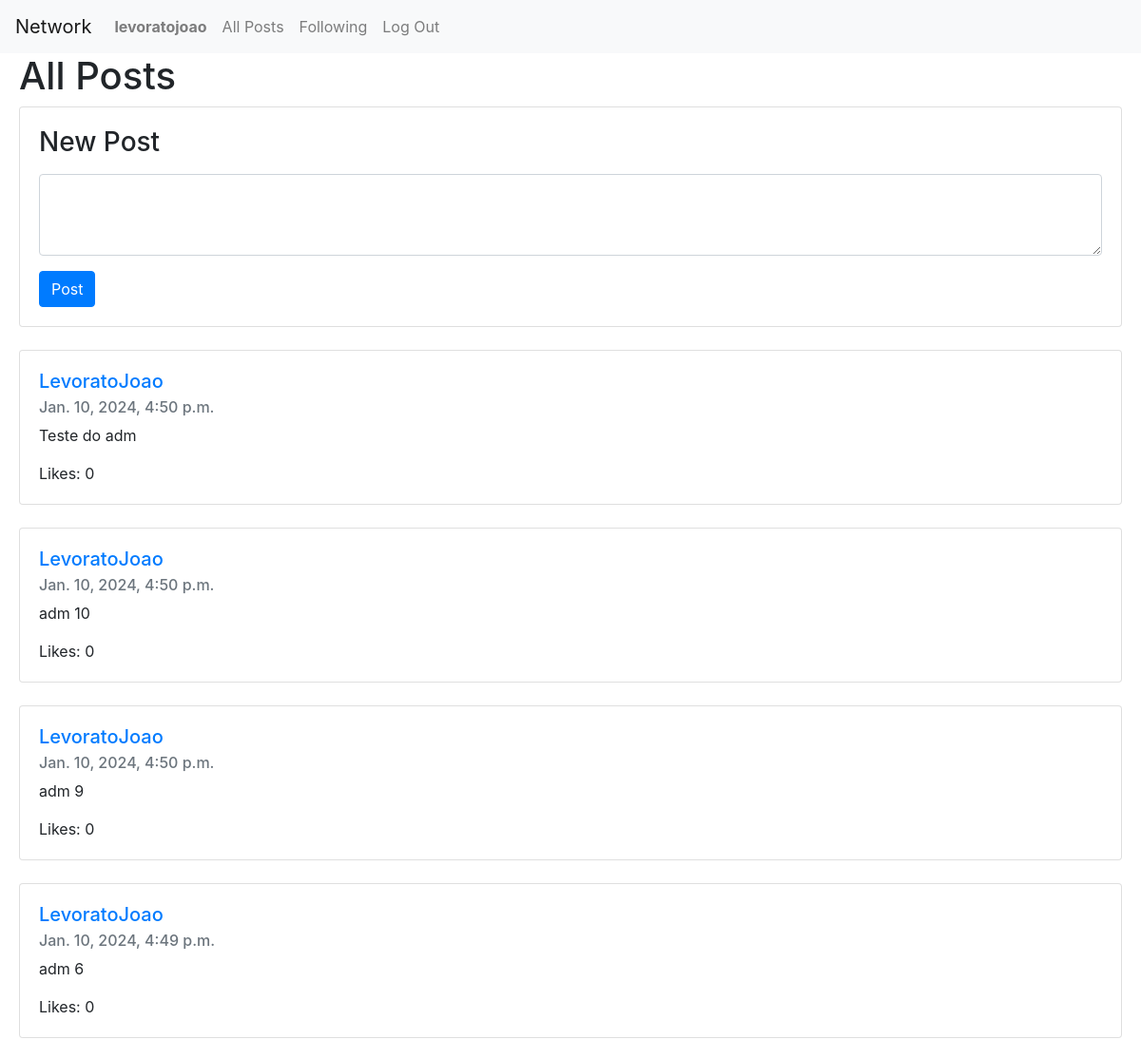
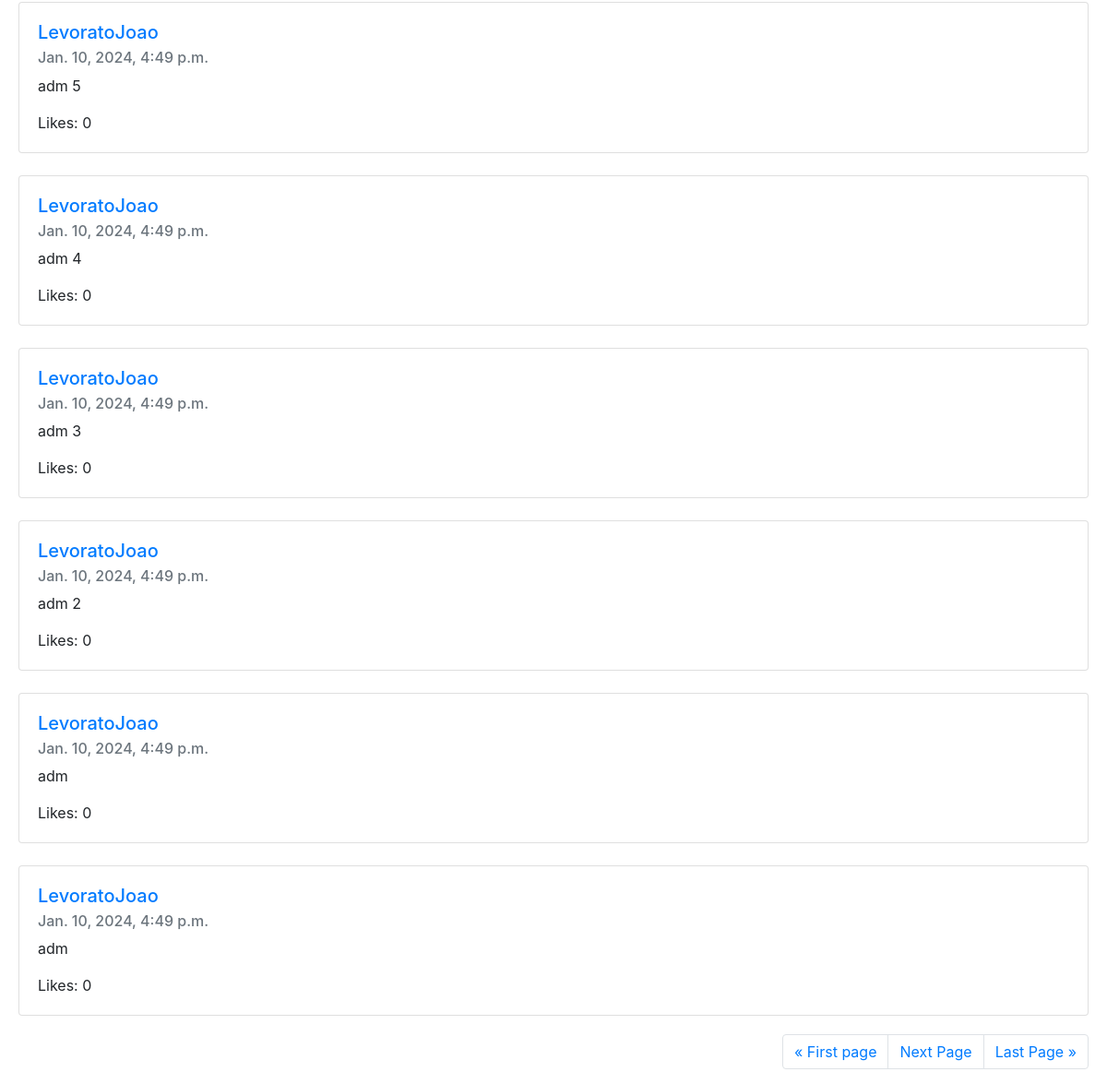
/ (signed in), run on the app's committed database (2 pictures, top to bottom).
### network/models.py (models this page shows, shortened)
class User(AbstractUser):
    pass

class Posts(models.Model):
    poster = models.ForeignKey(User, on_delete=models.CASCADE, blank=True, related_name="poster")
    content = models.TextField(max_length=500)
    creationDate = models.DateTimeField(auto_now_add=True, null=True, blank=True)
    likes = models.ManyToManyField(User, blank=True, null=True, related_name="likes")

### network/views.py (the view)
# urls.py: path("", views.index, name="index"),
def index(request):
    posts = Posts.objects.order_by("-creationDate").all()
    paginator = Paginator(posts, 10)
    page_number = request.GET.get("page", 1)
    page_obj = paginator.get_page(page_number)
    return render(request, "network/index.html", {
        "posts": page_obj
    })

### network/templates/network/index.html (shortened to what this page needs)
{% extends 'network/layout.html' %}
{% block body %}
    <h1 style="margin-left: 20px;">All Posts</h1>
    {% if user.is_authenticated %}
        <div class="posts" style="margin-left: 20px; margin-right: 20px;">
            <div class="card">
                <div class="card-body">
                    <form action="{% url 'create' %}" method="post">
                        <div class="form-group" id="createPost-form">
                            <h3><label for="new-post">New Post</label></h3>
                            <textarea class="form-control" id="new-post" name="content" rows="3"></textarea>
                        </div>
                        <input class="btn btn-primary" type="submit" id="post-button" value="Post">
                    </form>
                </div>
            </div>
        </div>
    {% endif %}
    <div id="posts" style="margin-left: 20px; margin-right: 20px;">
        {% for post in posts %}
        <br>
        <div class="card">
            <div class="card-body">
                <a id="profile" href="{% url 'profile' post.poster.username %}" class="card-link"><h5 class="card-title">{{ post.poster }}</h5></a>
                <h6 class="card-subtitle mb-2 text-muted">{{ post.creationDate }}</h6>
                <p class="card-text">{{ post.content }}</p>
                <p class="card-text">Likes: {{ post.lokes|length }}</p>
            </div>
        </div>
        {% endfor %}
    </div>
    <div id="pag-div" style="margin-right: 20px; margin-top: 20px;">
        <nav aria-label="Page navigation example">
            <ul class="pagination justify-content-end">
                <li class="page-item"><a class="page-link" href="?page=1">&laquo; First page</a></li>
                {% if posts.has_next %}
                    <li class="page-item"><a class="page-link" href="?page={{ posts.next_page_number }}">Next Page</a></li>
                {% endif %}
                <li class="page-item"><a class="page-link" href="?page={{ posts.paginator.num_pages }}">Last Page &raquo;</a></li>
            </ul>
        </nav>
    </div>
{% endblock %}

### network/templates/network/layout.html (shortened to what this page needs)
{% load static %}
<!DOCTYPE html>
<html lang="en">
    <head>
        <link rel="stylesheet" href="https://stackpath.bootstrapcdn.com/bootstrap/4.4.1/css/bootstrap.min.css">
        <link href="{% static 'network/styles.css' %}" rel="stylesheet">
    </head>
    <body>
        <nav class="navbar navbar-expand-lg navbar-light bg-light">
            <a class="navbar-brand" href="{% url 'index' %}">Network</a>
            <div>
              <ul class="navbar-nav mr-auto">
                {% if user.is_authenticated %}
                    <li class="nav-item">
                        <a class="nav-link" href="#"><strong>{{ user.username }}</strong></a>
                    </li>
                {% endif %}
                <li class="nav-item">
                  <a class="nav-link" href="{% url 'index' %}">All Posts</a>
                </li>
                {% if user.is_authenticated %}
                    <li class="nav-item">
                        <a class="nav-link" href="{% url 'following' user.username %}">Following</a>
                    </li>
                    <li class="nav-item">
                        <a class="nav-link" href="{% url 'logout' %}">Log Out</a>
                    </li>
                {% endif %}
              </ul>
            </div>
          </nav>
        <div class="body">
            {% block body %}
            {% endblock %}
        </div>
    </body>
</html>

### network/static/network/styles.css (style rules this page uses)
#posts { margin-left: 20px; margin-right: 20px; }
#pag-div { margin-right: 20px; margin-top: 20px; }

### data on the page
User: username "levoratojoao"
Posts: poster "LevoratoJoao", creationDate "Jan. 10, 2024, 4:50 p.m.", content "Teste do adm", lokes|length "0"
Posts: poster "LevoratoJoao", creationDate "Jan. 10, 2024, 4:50 p.m.", content "adm 10", lokes|length "0"
Posts: poster "LevoratoJoao", creationDate "Jan. 10, 2024, 4:50 p.m.", content "adm 9", lokes|length "0"
Posts: poster "LevoratoJoao", creationDate "Jan. 10, 2024, 4:49 p.m.", content "adm 6", lokes|length "0"
Posts: poster "LevoratoJoao", creationDate "Jan. 10, 2024, 4:49 p.m.", content "adm 5", lokes|length "0"
Posts: poster "LevoratoJoao", creationDate "Jan. 10, 2024, 4:49 p.m.", content "adm 4", lokes|length "0"
Posts: poster "LevoratoJoao", creationDate "Jan. 10, 2024, 4:49 p.m.", content "adm 3", lokes|length "0"
Posts: poster "LevoratoJoao", creationDate "Jan. 10, 2024, 4:49 p.m.", content "adm 2", lokes|length "0"
Posts: poster "LevoratoJoao", creationDate "Jan. 10, 2024, 4:49 p.m.", content "adm", lokes|length "0"
Posts: poster "LevoratoJoao", creationDate "Jan. 10, 2024, 4:49 p.m.", content "adm", lokes|length "0"
